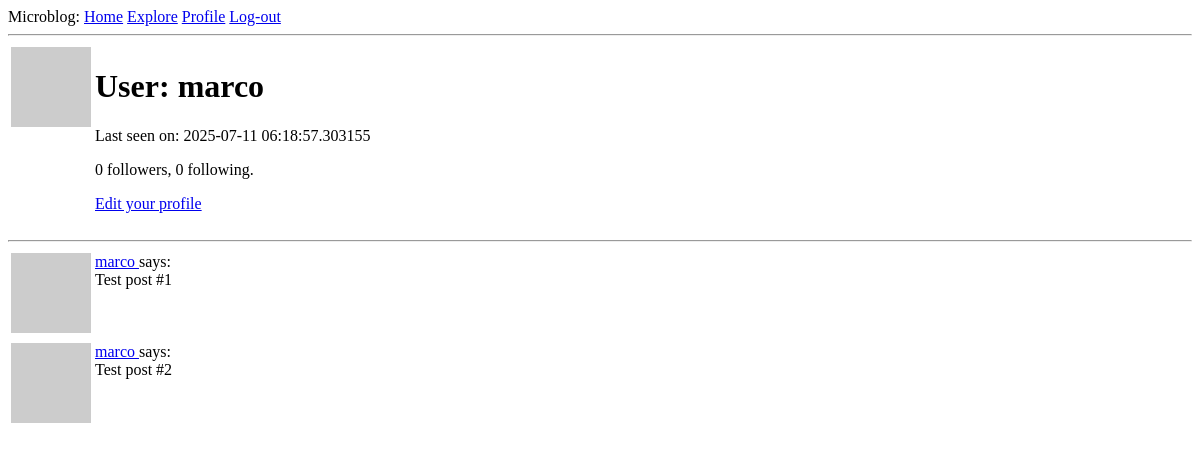
The app's page /user/marco (signed in), older data.
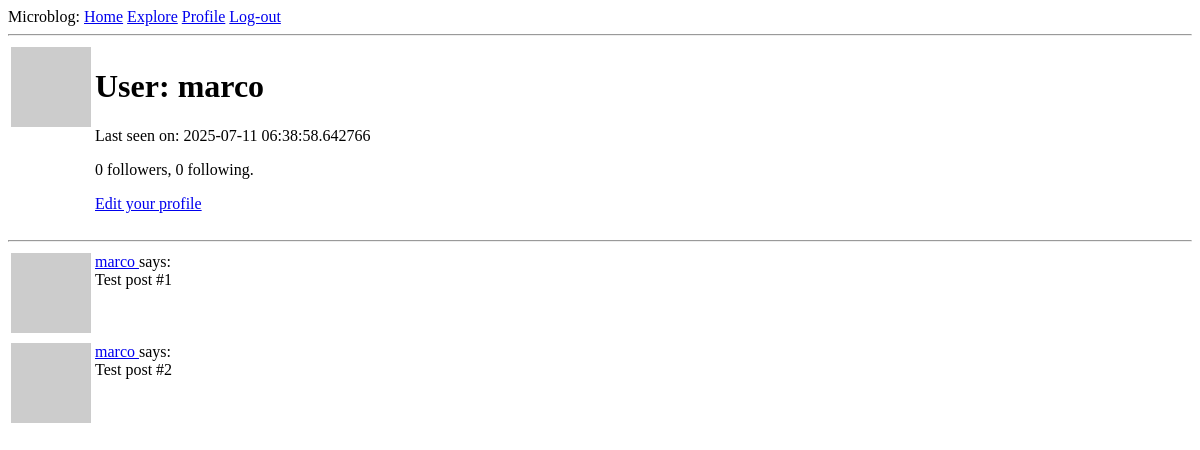
The same page, newer data.
### app/models.py (models this page shows, shortened)
class User(UserMixin, db.Model):
    id: so.Mapped[int] = so.mapped_column(primary_key = True)
    username: so.Mapped[str] = so.mapped_column(sa.String(64), index=True, unique=True)
    email: so.Mapped[str] = so.mapped_column(sa.String(120), index=True, unique=True)
    password_hash: so.Mapped[Optional[str]] = so.mapped_column(sa.String(256))
    posts: so.WriteOnlyMapped['Post'] = so.relationship(back_populates='author')
    about_me: so.Mapped[Optional[str]] = so.mapped_column(sa.String(140))
    last_seen: so.Mapped[Optional[datetime]] = so.mapped_column(
        default=lambda: datetime.now(timezone.utc))
    def avatar(self, size):
        digest = md5(self.email.lower().encode('utf-8')).hexdigest()
        return f'https://www.gravatar.com/avatar/{digest}?d=identicon&s={size}'
    """
    Both relationships are defined with the so.WriteOnlyMapped type
    > secondary configures the association table that is used for this relationship, which I defined right above this class.
    > primaryjoin indicates the condition that links the entity to the association table. In the following relationship, the user has to match the follower_id attribute of the association table, so the condition reflects that.
    >  The followers.c.follower_id expression references the follower_id column of the association table. In the followers relationship, the roles are reversed, so the user must match the followed_id column.
    > secondaryjoin indicates the condition that links the association table to the user on the other side of the relationship. In the following relationship, the user has to match the followed_id column, and in the followers relationship, the user has to match the follower_id column.
    """
    following: so.WriteOnlyMapped['User'] = so.relationship(
        secondary=followers, primaryjoin=(followers.c.follower_id == id),
        secondaryjoin=(followers.c.followed_id == id),
        back_populates='followers')
    followers: so.WriteOnlyMapped['User'] = so.relationship(
        secondary=followers, primaryjoin=(followers.c.followed_id == id),
        secondaryjoin=(followers.c.follower_id == id),
        back_populates='following')
    """
    The is_following() method performs a query on the following relationship to see if a given user is already included in it. All write-only relationships have a select() method that constructs a query that returns all the elements in the relationship.

    The followers_count() and following_count() methods return the follower and following counts for the user. The sa.select() clause for these queries specify the sa.func.count() function from SQLAlchemy, to indicate that I want to get the result of a function.

    The select_from() clause is then added with the query that needs to be counted. Whenever a query is included as part of a larger query, SQLAlchemy requires the inner query to be converted to a sub-query by calling the subquery() method.
    """
    def is_following(self, user):
        query = self.following.select().where(followers.c.followed_id == user.id)
        return db.session.scalar(query) is not None
    def followers_count(self):
        query = sa.select(sa.func.count()).select_from(
            self.followers.select().subquery()
        )
        return db.session.scalar(query)
    def following_count(self):
        query = sa.select(sa.func.count()).select_from(
            self.following.select().subquery()
        )
        return db.session.scalar(query)
    """
    The select() portion of the query defines the entity that needs to be obtained, which in this case is posts. What I'm doing next is joining the entries in the posts table with the Post.author relationship.

    A join is a database operation that combines rows from two tables, according to a given criteria temporarily. When the join() clause is given a relationship as an argument, SQLAlchemy combines the rows from the left and right sides of the relationship.

    Effectively, what the join above does is create an extended table that provides access to posts, along with information about the author of each post.

    To be able to clearly tell SQLAlchemy how to join all these tables, I need to have a way to refer to users independently as authors and as followers. The so.aliased() calls are used to create two references to the User model that I can use in the query.
    """

### app/routes.py (the view)
@app.route('/user/<username>')
@login_required
def user(username):
	user = db.first_or_404(sa.select(User).where(User.username == username))
	posts = [
		{'author': user, 'body': 'Test post #1'},
		{'author': user, 'body': 'Test post #2'}
	]
	form = EmptyForm()
	return render_template('user.html', user=user, posts=posts, form=form)

### app/models.py (called while the page is built)
@login.user_loader
def load_user(id):
    return db.session.get(User, int(id))

### app/routes.py (called while the page is built)
@app.before_request # Executes before the view function
def before_request():
	if current_user.is_authenticated:
		current_user.last_seen = datetime.now(timezone.utc)
		db.session.commit()

### app/templates/user.html (shortened to what this page needs)
{% extends 'base.html' %}
{% block content %}
    <table>
        <tr valign='top'>
            <td><img src="{{ user.avatar(128) }}"></td>
            <td>
                <h1>User: {{ user.username }}</h1>
                {% if user.last_seen %}<p>Last seen on: {{ user.last_seen }}</p> {% endif %}
                <p> {{ user.followers_count() }} followers, {{ user.following_count() }} following.</p>
                {% if user == current_user %}
                    <p><a href="{{url_for('edit_profile') }}">Edit your profile</a></p>
                {% endif %}
            </td>
        </tr>
    </table>
    <hr>
    {% for post in posts %}
        {% include '_post.html' %}
    {% endfor %}
{% endblock %}

### app/templates/base.html (shortened to what this page needs)
<!doctype html>
<html>
    <head>
    </head>
    <body>
        <div>
            Microblog:
            <a href="{{ url_for('index') }}">Home</a>
            <a href="{{ url_for('explore') }}">Explore</a>
            {% if current_user.is_anonymous %}
            <a href="{{ url_for('login') }}">Login</a>
            {% else %}
            <a href="{{ url_for('user', username=current_user.username)}}">Profile</a>
            <a href="{{ url_for('logout')}}">Log-out</a>
            {% endif %}
        </div>
        <hr>
        {% block content %}{% endblock %}
    </body>
</html>

### app/templates/_post.html
<table>
    <tr valign="top">
        <td><img src="{{ post.author.avatar(36)}}"></td>
        <td>
            <a href="{{ url_for('user', username=post.author.username) }}">
                {{ post.author.username }}
            </a>
            says:<br> {{ post.body }}
        </td>
    </tr>
</table>

Row changes from the older to the newer data that the page shows:
changed User "marco": last_seen "2025-07-11 06:18:57.303155" → "2025-07-11 06:38:58.642766"
